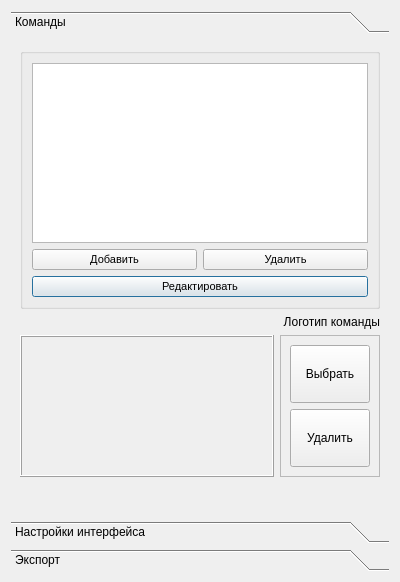
<?xml version="1.0" encoding="UTF-8"?>
<ui version="4.0">
 <class>Dialog</class>
 <widget class="QDialog" name="Dialog">
  <property name="geometry">
   <rect>
    <x>0</x>
    <y>0</y>
    <width>400</width>
    <height>582</height>
   </rect>
  </property>
  <property name="maximumSize">
   <size>
    <width>400</width>
    <height>16777215</height>
   </size>
  </property>
  <property name="windowTitle">
   <string>Панель редактирования команд</string>
  </property>
  <layout class="QHBoxLayout" name="horizontalLayout">
   <item>
    <widget class="QToolBox" name="toolBox">
     <property name="sizePolicy">
      <sizepolicy hsizetype="Fixed" vsizetype="Preferred">
       <horstretch>0</horstretch>
       <verstretch>0</verstretch>
      </sizepolicy>
     </property>
     <property name="minimumSize">
      <size>
       <width>250</width>
       <height>0</height>
      </size>
     </property>
     <property name="maximumSize">
      <size>
       <width>400</width>
       <height>1000</height>
      </size>
     </property>
     <property name="font">
      <font>
       <pointsize>9</pointsize>
      </font>
     </property>
     <property name="frameShape">
      <enum>QFrame::NoFrame</enum>
     </property>
     <property name="lineWidth">
      <number>2</number>
     </property>
     <property name="currentIndex">
      <number>0</number>
     </property>
     <widget class="QWidget" name="page">
      <property name="geometry">
       <rect>
        <x>0</x>
        <y>0</y>
        <width>388</width>
        <height>477</height>
       </rect>
      </property>
      <attribute name="label">
       <string>Команды</string>
      </attribute>
      <layout class="QVBoxLayout" name="verticalLayout_9">
       <item>
        <widget class="QGroupBox" name="groupBox_3">
         <property name="title">
          <string/>
         </property>
         <property name="alignment">
          <set>Qt::AlignLeading|Qt::AlignLeft|Qt::AlignVCenter</set>
         </property>
         <property name="flat">
          <bool>false</bool>
         </property>
         <property name="checkable">
          <bool>false</bool>
         </property>
         <layout class="QGridLayout" name="gridLayout_4">
          <item row="4" column="0" colspan="2">
           <widget class="QPushButton" name="pushButton_editTeam">
            <property name="font">
             <font>
              <pointsize>8</pointsize>
             </font>
            </property>
            <property name="text">
             <string>Редактировать</string>
            </property>
           </widget>
          </item>
          <item row="2" column="0" colspan="2">
           <widget class="QListView" name="listView_teams"/>
          </item>
          <item row="3" column="1">
           <widget class="QPushButton" name="pushButton_delTeam">
            <property name="sizePolicy">
             <sizepolicy hsizetype="MinimumExpanding" vsizetype="Fixed">
              <horstretch>0</horstretch>
              <verstretch>0</verstretch>
             </sizepolicy>
            </property>
            <property name="font">
             <font>
              <pointsize>8</pointsize>
             </font>
            </property>
            <property name="text">
             <string>Удалить</string>
            </property>
           </widget>
          </item>
          <item row="3" column="0">
           <widget class="QPushButton" name="pushButton_addTeam">
            <property name="sizePolicy">
             <sizepolicy hsizetype="MinimumExpanding" vsizetype="Fixed">
              <horstretch>0</horstretch>
              <verstretch>0</verstretch>
             </sizepolicy>
            </property>
            <property name="minimumSize">
             <size>
              <width>0</width>
              <height>0</height>
             </size>
            </property>
            <property name="font">
             <font>
              <pointsize>8</pointsize>
             </font>
            </property>
            <property name="text">
             <string>Добавить</string>
            </property>
           </widget>
          </item>
         </layout>
        </widget>
       </item>
       <item>
        <widget class="QLabel" name="label">
         <property name="text">
          <string>Логотип команды</string>
         </property>
         <property name="alignment">
          <set>Qt::AlignRight|Qt::AlignTrailing|Qt::AlignVCenter</set>
         </property>
        </widget>
       </item>
       <item>
        <layout class="QHBoxLayout" name="horizontalLayout_16">
         <item>
          <widget class="QFrame" name="frame_3">
           <property name="frameShape">
            <enum>QFrame::Box</enum>
           </property>
           <property name="frameShadow">
            <enum>QFrame::Raised</enum>
           </property>
           <property name="lineWidth">
            <number>1</number>
           </property>
           <layout class="QVBoxLayout" name="verticalLayout_10">
            <item>
             <widget class="QLabel" name="label_teamLogo">
              <property name="sizePolicy">
               <sizepolicy hsizetype="Preferred" vsizetype="MinimumExpanding">
                <horstretch>0</horstretch>
                <verstretch>0</verstretch>
               </sizepolicy>
              </property>
              <property name="minimumSize">
               <size>
                <width>120</width>
                <height>120</height>
               </size>
              </property>
              <property name="maximumSize">
               <size>
                <width>16777215</width>
                <height>200</height>
               </size>
              </property>
              <property name="text">
               <string/>
              </property>
              <property name="scaledContents">
               <bool>false</bool>
              </property>
             </widget>
            </item>
           </layout>
          </widget>
         </item>
         <item>
          <widget class="QFrame" name="frame">
           <property name="maximumSize">
            <size>
             <width>100</width>
             <height>16777215</height>
            </size>
           </property>
           <property name="frameShape">
            <enum>QFrame::StyledPanel</enum>
           </property>
           <property name="frameShadow">
            <enum>QFrame::Raised</enum>
           </property>
           <layout class="QVBoxLayout" name="verticalLayout_8">
            <item>
             <widget class="QPushButton" name="pushButton_addTeamLogo">
              <property name="sizePolicy">
               <sizepolicy hsizetype="Minimum" vsizetype="Preferred">
                <horstretch>0</horstretch>
                <verstretch>0</verstretch>
               </sizepolicy>
              </property>
              <property name="maximumSize">
               <size>
                <width>16777215</width>
                <height>16777215</height>
               </size>
              </property>
              <property name="text">
               <string>Выбрать</string>
              </property>
             </widget>
            </item>
            <item>
             <widget class="QPushButton" name="pushButton_delTeamLogo">
              <property name="sizePolicy">
               <sizepolicy hsizetype="Minimum" vsizetype="Preferred">
                <horstretch>0</horstretch>
                <verstretch>0</verstretch>
               </sizepolicy>
              </property>
              <property name="maximumSize">
               <size>
                <width>16777215</width>
                <height>16777215</height>
               </size>
              </property>
              <property name="text">
               <string>Удалить</string>
              </property>
             </widget>
            </item>
           </layout>
          </widget>
         </item>
        </layout>
       </item>
       <item>
        <spacer name="verticalSpacer_3">
         <property name="orientation">
          <enum>Qt::Vertical</enum>
         </property>
         <property name="sizeHint" stdset="0">
          <size>
           <width>20</width>
           <height>40</height>
          </size>
         </property>
        </spacer>
       </item>
      </layout>
     </widget>
     <widget class="QWidget" name="page_3">
      <property name="geometry">
       <rect>
        <x>0</x>
        <y>0</y>
        <width>388</width>
        <height>477</height>
       </rect>
      </property>
      <attribute name="label">
       <string>Настройки интерфейса</string>
      </attribute>
      <layout class="QGridLayout" name="gridLayout_5"/>
     </widget>
     <widget class="QWidget" name="page_2">
      <property name="geometry">
       <rect>
        <x>0</x>
        <y>0</y>
        <width>388</width>
        <height>477</height>
       </rect>
      </property>
      <attribute name="label">
       <string>Экспорт</string>
      </attribute>
     </widget>
    </widget>
   </item>
  </layout>
 </widget>
 <resources/>
 <connections/>
</ui>
